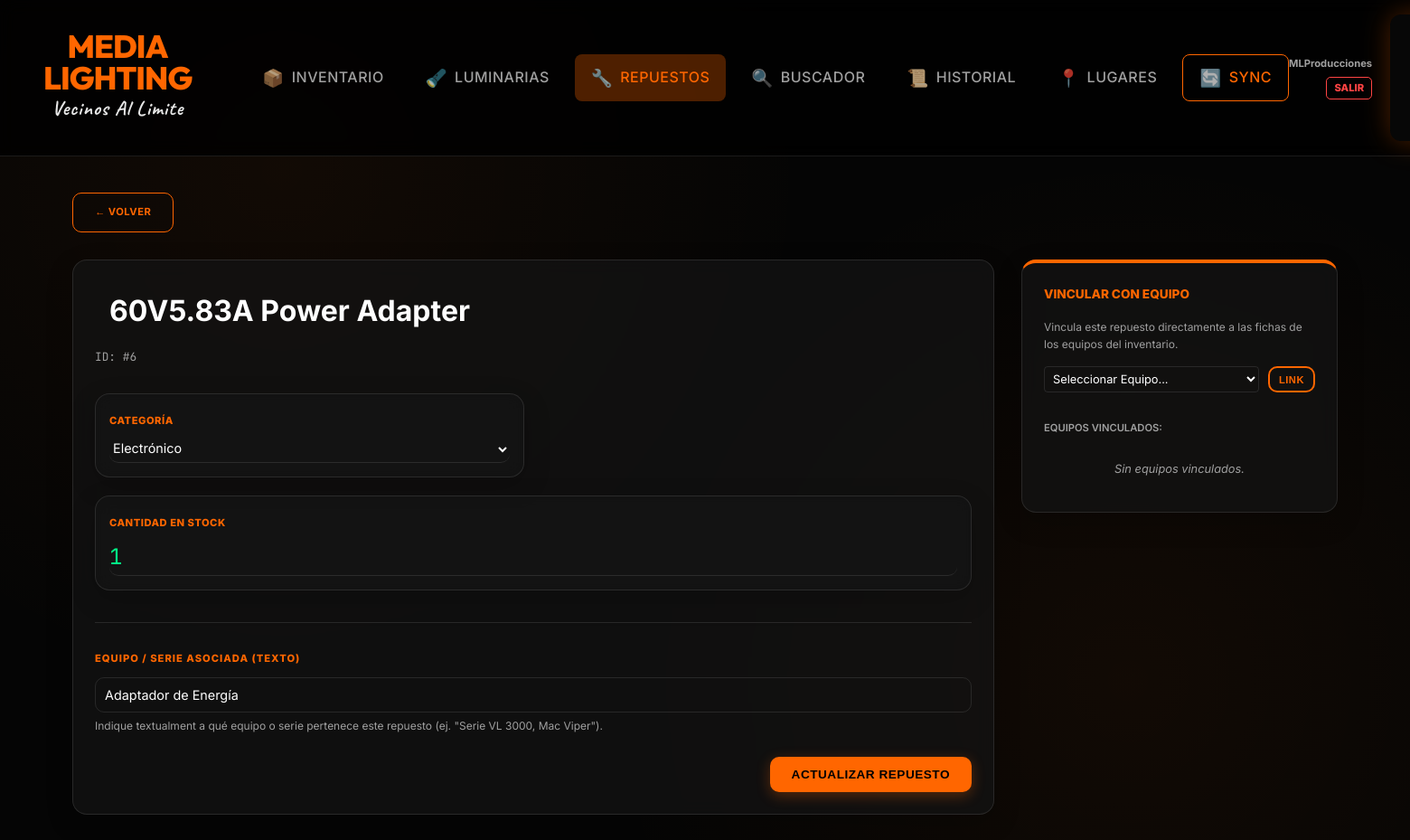
The page /repuesto/6 (signed in) on the database its author committed.
### app.py (models this page shows, shortened)
class Repuesto(db.Model):
    id = db.Column(db.Integer, primary_key=True)
    nombre = db.Column(db.String(100), nullable=False)
    marca = db.Column(db.String(50))
    categoria = db.Column(db.String(50))
    cantidad = db.Column(db.Integer, default=1)
    equipo_asociado_texto = db.Column(db.String(200)) # Detalle textual del equipo/serie asociado
    equipos = db.relationship('Equipo', secondary=equipo_repuesto, backref=db.backref('repuestos_asociados'))

### app.py (the view)
@app.route('/repuesto/<int:id>')
@login_required
def detalle_repuesto(id):
    r = Repuesto.query.get_or_404(id)
    equipos_disponibles = Equipo.query.order_by(Equipo.nombre).all()
    return render_template('detalle_repuesto.html', r=r, categorias=CATEGORIAS_REPUESTOS, equipos=equipos_disponibles)

### app.py (called while the page is built)
def login_required(f):
    @wraps(f)
    def decorated_function(*args, **kwargs):
        if 'user_id' not in session:
            flash("Por favor, inicia sesión para acceder.", "warning")
            return redirect(url_for('login'))
        return f(*args, **kwargs)
    return decorated_function

### templates/detalle_repuesto.html (shortened to what this page needs)
{% extends "base.html" %}
{% block content %}
<div style="margin-bottom: 30px;">
    {% set next_url = request.args.get('next', '/repuestos') %}
    <a href="{{ next_url }}" class="btn-outline" style="font-size:0.7rem; border-width: 1px;">← VOLVER</a>
</div>
<div style="display: grid; grid-template-columns: 1fr 350px; gap: 30px;">
    <div class="card">
        <form action="/repuesto/{{ r.id }}/update" method="POST">
            <input type="text" name="nombre" value="{{ r.nombre }}"
                style="font-size: 2rem; font-weight: bold; width: 100%; border: none; background: transparent; color: white; margin-bottom: 10px;"
                placeholder="Nombre del Repuesto">
            <div style="display: flex; align-items: center; gap: 10px; margin-bottom: 30px;">
                <p style="color:var(--text-dim); font-size:0.8rem; margin:0; font-family: 'JetBrains Mono';">ID: #{{
                    r.id }}</p>
            </div>
            <div style="display: grid; grid-template-columns: 1fr 1fr; gap: 20px;">
                <div class="form-box" style="padding: 15px;">
                    <label
                        style="color:var(--orange); font-size:0.7rem; font-weight:800; letter-spacing: 0.5px;">CATEGORÍA</label>
                    <select name="categoria"
                        style="width: 100%; background: transparent; border: none; border-bottom: 1px solid var(--border); color: white; padding: 5px 0; margin-top: 5px;">
                        {% for cat in categorias %}
                        <option value="{{ cat }}" {% if r.categoria==cat %}selected{% endif %}>{{ cat }}</option>
                        {% endfor %}
                    </select>
                </div>
            </div>
            <div class="form-box" style="margin-top: 20px; padding: 15px;">
                <label style="color:var(--orange); font-size:0.7rem; font-weight:800; letter-spacing: 0.5px;">CANTIDAD
                    EN STOCK</label>
                <input type="number" name="cantidad" value="{{ r.cantidad }}" min="0"
                    style="width: 100%; background: transparent; border: none; border-bottom: 1px solid var(--border); color: var(--green); font-family: 'JetBrains Mono'; font-size: 1.5rem; padding: 5px 0; margin-top: 5px;">
            </div>
            <div style="margin-top: 35px; border-top: 1px solid var(--border); padding-top:25px;">
                <label style="color:var(--orange); font-size:0.7rem; font-weight:800; letter-spacing: 1px;">EQUIPO /
                    SERIE ASOCIADA (TEXTO)</label>
                <input type="text" name="equipo_asociado_texto" value="{{ r.equipo_asociado_texto or '' }}"
                    style="width: 100%; background: transparent; border: 1px solid var(--border); color: white; padding: 10px; margin-top: 10px; font-size: 0.9rem;">
                <p style="color:var(--text-dim); font-size:0.75rem; margin-top:5px;">Indique textualment a qué equipo o
                    serie pertenece este repuesto (ej. "Serie VL 3000, Mac Viper").</p>
                <div style="margin-top:25px; text-align: right;">
                    <button type="submit" class="btn-main">ACTUALIZAR REPUESTO</button>
                </div>
            </div>
        </form>
    </div>
    <div style="display: flex; flex-direction: column; gap: 20px;">
        <div class="card" style="border-top: 4px solid var(--orange);">
            <h4
                style="margin:0 0 15px 0; color:var(--orange); font-size:0.85rem; font-weight: 800; text-transform: uppercase;">
                VINCULAR CON EQUIPO
            </h4>
            <p style="color:var(--text-dim); font-size:0.75rem; margin-bottom: 15px;">Vincula este repuesto directamente
                a las fichas de los equipos del inventario.</p>
            <form action="/repuesto/{{ r.id }}/link_equipo" method="POST" style="margin-bottom: 20px;">
                <div style="display: flex; gap: 10px;">
                    <select name="equipo_id" required
                        style="flex-grow: 1; background: transparent; border: 1px solid var(--border); color: white; padding: 5px; border-radius: 4px; font-size: 0.8rem;">
                        <option value="" disabled selected>Seleccionar Equipo...</option>
                    </select>
                    <button type="submit" class="btn-outline"
                        style="font-size: 0.7rem; padding: 5px 10px;">LINK</button>
                </div>
            </form>
            <div style="display: flex; flex-direction: column; gap: 8px;">
                <p style="font-size: 0.7rem; color: var(--text-dim); margin-bottom: 5px; font-weight: 600;">EQUIPOS
                    VINCULADOS:</p>
                {% if not r.equipos %}
                <p style="color: var(--text-dim); font-size: 0.8rem; font-style: italic; text-align: center;">Sin
                    equipos vinculados.</p>
                {% endif %}
            </div>
        </div>
    </div>
</div>
{% endblock %}

### static/style.css (style rules this page uses)
:root { --orange: #ff6600; --orange-glow: rgba(255, 102, 0, 0.3); --dark-bg: #050505; --card-bg: rgba(20, 20, 20, 0.7); --nav-bg: rgba(0, 0, 0, 0.8); --border: rgba(255, 255, 255, 0.1); --border-hover: rgba(255, 255, 255, 0.2); --text-main: #ffffff; --text-dim: #a0a0a0; --green: #00ff88; --red: #ff4444; --glass: blur(10px); }
body { font-family: 'Inter', sans-serif; background-color: var(--dark-bg); background-image: radial-gradient(circle at 20% 20%, rgba(255, 102, 0, 0.05) 0%, transparent 40%), radial-gradient(circle at 80% 80%, rgba(255, 102, 0, 0.05) 0%, transparent 40%); color: var(--text-main); margin: 0; line-height: 1.6; overflow-x: hidden; animation: fadeInPage 0.5s ease-out; }
.card, .form-box { background: var(--card-bg); backdrop-filter: var(--glass); -webkit-backdrop-filter: var(--glass); border: 1px solid var(--border); border-radius: 16px; padding: 24px; box-shadow: 0 10px 30px rgba(0, 0, 0, 0.2); transition: border-color 0.3s ease; }
.table-container, .form-box, .card { backface-visibility: hidden; -webkit-backface-visibility: hidden; transform: translateZ(0); }
.btn-main, .btn-outline { display: inline-flex; align-items: center; justify-content: center; padding: 12px 24px; border-radius: 10px; font-weight: 700; font-size: 0.85rem; text-transform: uppercase; letter-spacing: 0.5px; cursor: pointer; transition: all 0.3s cubic-bezier(0.4, 0, 0.2, 1); text-decoration: none; border: none; }
.btn-main { background: var(--orange); color: #000; box-shadow: 0 4px 15px var(--orange-glow); }
.btn-outline { background: transparent; color: var(--orange); border: 2px solid var(--orange); }
input, textarea, select { background: rgba(0, 0, 0, 0.3); border: 1px solid var(--border); color: white; padding: 12px 16px; border-radius: 10px; font-family: inherit; font-size: 0.9rem; transition: all 0.3s ease; width: 100%; box-sizing: border-box; }
select option { background: #1a1a1a; color: white; }

### rows shown on the page
Repuesto: nombre "60V5.83A Power Adapter", id "6", categoria "Electrónico", cantidad "1", equipo_asociado_texto "Adaptador de Energía"

### other values the page prints
{{ session['username'] }} "MLProducciones"
